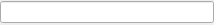
<?xml version="1.0" encoding="UTF-8"?>
<ui version="4.0">
 <class>WidgetRule</class>
 <widget class="QWidget" name="WidgetRule">
  <property name="geometry">
   <rect>
    <x>0</x>
    <y>0</y>
    <width>214</width>
    <height>25</height>
   </rect>
  </property>
  <property name="windowTitle">
   <string>Form</string>
  </property>
  <property name="styleSheet">
   <string notr="true">QComboBox::drop-down {
border-width: 1px;
width:5px;
min-width:5px;
background-color:black;
} 
</string>
  </property>
  <layout class="QGridLayout" name="gridLayout">
   <property name="horizontalSpacing">
    <number>2</number>
   </property>
   <property name="margin">
    <number>0</number>
   </property>
   <item row="1" column="2">
    <widget class="QLineEdit" name="edtRule">
     <property name="inputMask">
      <string/>
     </property>
    </widget>
   </item>
  </layout>
 </widget>
 <resources/>
 <connections/>
</ui>
